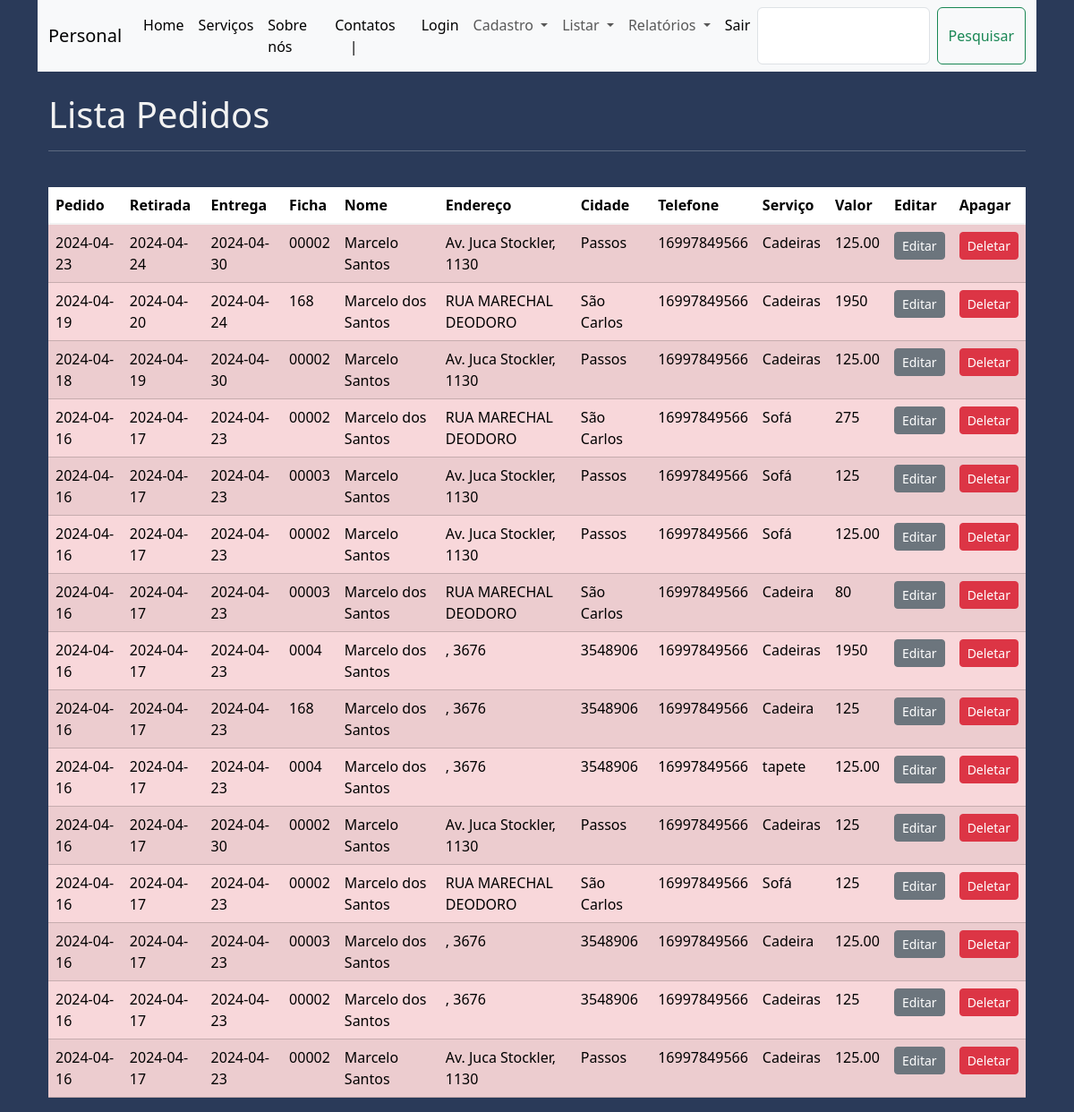
The app's page /listar_pedidos (signed in) with its own data.
### app.py (models this page shows)
class Product(db.Model):
    __tablename__ = "pedido"
    id_pedido = db.Column(db.Integer, primary_key=True)
    data_pedido = db.Column(db.String(30))
    data_retirada = db.Column(db.String(30))
    data_entrega = db.Column(db.String(30))
    id_ficha = db.Column(db. String(30))
    nome = db.Column(db.String(200), nullable=False)
    endereco = db.Column(db.String(250))
    cidade = db.Column(db.String(50))
    telefone = db.Column(db.String(100), nullable=False)
    servico = db.Column(db.String(100))
    valor = db.Column(db.String(30))
    status = db.Column(db.String(30))
    deletar = db.Column(db.String(5))

### app.py (the view)
@app.route("/listar_pedidos", methods=['GET', 'POST'])
def listar_pedidos():
    if request.method == "POST":
        termo = request.form["pesquisa"]
        resultado = db.session.execute(
            db.select(Product)
            .filter(
                ((Product.data_pedido.like(f'%{termo}%')) |
                 (Product.data_retirada.like(f'%{termo}%')) |
                 (Product.data_entrega.like(f'%{termo}%')) |
                 (Product.id_ficha.like(f'%{termo}%')) |
                 (Product.nome.like(f'%{termo}%')) |
                 (Product.endereco.like(f'%{termo}%')) |
                 (Product.cidade.like(f'%{termo}%')) |
                 (Product.telefone.like(f'%{termo}%')) |
                 (Product.servico.like(f'%{termo}%')) |
                 (Product.valor.like(f'%{termo}%')) |
                 (Product.status.like(f'%{termo}%'))) &
                (Product.deletar != "0")
            )
            .order_by(desc(Product.data_pedido))  # Ordena por data_pedido do mais recente para o mais antigo
        ).scalars()
        return render_template('pedidos.html', pedidos=resultado)
    else:
        pedidos = db.session.execute(
            db.select(Product)
            .filter(Product.deletar == "1")
            .order_by(desc(Product.data_pedido))  # Ordena por data_pedido do mais recente para o mais antigo
        ).scalars()
        return render_template('pedidos.html', pedidos=pedidos)

### app.py (called while the page is built)
@app.before_request
def verificar_autenticacao():
    endpoints_protegidos = ["/cadastrar_pedido",
                            "/listar_pedidos",
                            "/cadastrar_despesas",
                            "/listar_despesas",
                            "/search_e",
                            "/search_p",
                            "/search_r",
                            "/search_d",]
    if request.path in endpoints_protegidos:
        if not session.get('logged_in'):
            return redirect("/erro_pagina_403")

### templates/pedidos.html (shortened to what this page needs)
{% extends 'base.html' %}
{% block pesquisa %}
<form class="d-flex" role="search" action="{{url_for('listar_pedidos')}}" method="post">
    <input class="form-control me-2" type="search" aria-label="Search" name="pesquisa">
    <button class="btn btn-outline-success" type="submit">Pesquisar</button>
</form>
{% endblock %}
{% block main %}
<div class="container">
    <br>
    <div>
        <h1>Lista Pedidos</h1>
    <hr>
    <br>
    </div>
    <table class="table table-striped">
        <thead>
            <tr>
                <th>Pedido</th>
                <th>Retirada</th>
                <th>Entrega</th>
                <th>Ficha</th>
                <th>Nome</th>
                <th>Endereço</th>
                <th>Cidade</th>
                <th>Telefone</th>
                <th>Serviço</th>
                <th>Valor</th>
                <th>Editar</th>
                <th>Apagar</th>
            </tr>
        </thead>
        <tbody class="table-group-divider">
            {% for pedido in pedidos %}
            <tr {% if pedido.data_retirada==""%}class="table-success" {% endif %}
            {% if pedido.status=="devedor" or pedido.status=="Devedor" %}class="table-danger"{% endif %}>
                <td>{{ pedido.data_pedido }}</td>
                <td>{{ pedido.data_retirada }}</td>
                <td>{{ pedido.data_entrega }}</td>
                <td>{{ pedido.id_ficha }}</td>
                <td>{{ pedido.nome }}</td>
                <td>{{ pedido.endereco }}</td>
                <td>{{ pedido.cidade }}</td>
                <td>{{ pedido.telefone }}</td>
                <td>{{ pedido.servico }}</td>
                <td>{{ pedido.valor }}</td>
                <td><a href="{{ url_for('editar_pedido', id_pedido=pedido.id_pedido)}}"
                        class="btn btn-secondary btn-sm">Editar</a>
                </td>
                <td><a href="{{ url_for('deletar_pedido', id_pedido=pedido.id_pedido)}}"
                        onclick="return confirm('Deseja realmente deletar esse pedido?')"
                        class="btn btn-danger btn-sm">Deletar</a></td>
            </tr>
            {% endfor %}
        </tbody>
    </table>
</div>
{% endblock %}

### templates/base.html (shortened to what this page needs)
<!DOCTYPE html>
<html lang="pt-BR">
<head>
  <link rel="stylesheet" href="{{ url_for('static', filename='css/bootstrap.min.css') }}">
  <link rel="stylesheet" href="static/css/css.css" class="css">
</head>
<body>
  <div class="container">
    <nav class="navbar sticky-top navbar-expand-lg bg-body-tertiary">
      <div class="container-fluid">
        <a class="navbar-brand" href="{{ url_for('home') }}">Personal</a>
        <div class="collapse navbar-collapse" id="navbarSupportedContent">
          <ul class="navbar-nav me-auto mb-2 mb-lg-0">
            <li class="nav-item">
              <a class="nav-link active" aria-current="page" href="{{ url_for('home') }}">Home</a>
            </li>
            <li class="nav-item">
              <a class="nav-link active" aria-current="page" href="{{ url_for('servicos') }}">Serviços</a>
            </li>
            <li class="nav-item">
              <a class="nav-link active" aria-current="page" href="{{ url_for('sobre_nos') }}">Sobre nós</a>
            </li>
            <li class="nav-item">
              <a class="nav-link active" aria-current="page" href="{{ url_for('contatos') }}">Contatos
                &nbsp&nbsp&nbsp&nbsp|&nbsp</a>
            </li>
            <li class="nav-item">
              <a class="nav-link active" aria-current="page" href="{{ url_for('login') }}">Login</a>
            </li>
            <li class="nav-item dropdown">
              <a class="nav-link dropdown-toggle" href="#" role="button" data-bs-toggle="dropdown"
                aria-expanded="false">
                Cadastro
              </a>
            </li>
            <li class="nav-item dropdown">
              <a class="nav-link dropdown-toggle" href="#" role="button" data-bs-toggle="dropdown"
                aria-expanded="false">
                Listar
              </a>
            </li>
            <li class="nav-item dropdown">
              <a class="nav-link dropdown-toggle" href="#" role="button" data-bs-toggle="dropdown"
                aria-expanded="false">
                Relatórios
              </a>
            </li>
            <li class="nav-item">
              <a class="nav-link active" aria-current="page" href="{{ url_for('logout') }}">Sair</a>
            </li>
            {% block pesquisa %}
            {% endblock %}
          </ul>
        </div>
      </div>
    </nav>
    <main>
      {% block main %}
      {% endblock %}
    </main>
  </div>
</body>
</html>

### static/css/css.css (style rules this page uses)
body { background-color: #2A3A59; color: #F2F2F2; }

### records on screen
Product: data_pedido "2024-04-23", data_retirada "2024-04-24", data_entrega "2024-04-30", id_ficha "00002", nome "Marcelo Santos", endereco "Av. Juca Stockler, 1130", cidade "Passos", telefone "16997849566", servico "Cadeiras", valor "125.00"
Product: data_pedido "2024-04-19", data_retirada "2024-04-20", data_entrega "2024-04-24", id_ficha "168", nome "Marcelo dos Santos", endereco "RUA MARECHAL DEODORO", cidade "São Carlos", telefone "16997849566", servico "Cadeiras", valor "1950"
Product: data_pedido "2024-04-18", data_retirada "2024-04-19", data_entrega "2024-04-30", id_ficha "00002", nome "Marcelo Santos", endereco "Av. Juca Stockler, 1130", cidade "Passos", telefone "16997849566", servico "Cadeiras", valor "125.00"
Product: data_pedido "2024-04-16", data_retirada "2024-04-17", data_entrega "2024-04-23", id_ficha "00002", nome "Marcelo dos Santos", endereco "RUA MARECHAL DEODORO", cidade "São Carlos", telefone "16997849566", servico "Sofá", valor "275"
Product: data_pedido "2024-04-16", data_retirada "2024-04-17", data_entrega "2024-04-23", id_ficha "00003", nome "Marcelo Santos", endereco "Av. Juca Stockler, 1130", cidade "Passos", telefone "16997849566", servico "Sofá", valor "125"
Product: data_pedido "2024-04-16", data_retirada "2024-04-17", data_entrega "2024-04-23", id_ficha "00002", nome "Marcelo Santos", endereco "Av. Juca Stockler, 1130", cidade "Passos", telefone "16997849566", servico "Sofá", valor "125.00"
Product: data_pedido "2024-04-16", data_retirada "2024-04-17", data_entrega "2024-04-23", id_ficha "00003", nome "Marcelo dos Santos", endereco "RUA MARECHAL DEODORO", cidade "São Carlos", telefone "16997849566", servico "Cadeira", valor "80"
Product: data_pedido "2024-04-16", data_retirada "2024-04-17", data_entrega "2024-04-23", id_ficha "0004", nome "Marcelo dos Santos", endereco ", 3676", cidade "3548906", telefone "16997849566", servico "Cadeiras", valor "1950"
Product: data_pedido "2024-04-16", data_retirada "2024-04-17", data_entrega "2024-04-23", id_ficha "168", nome "Marcelo dos Santos", endereco ", 3676", cidade "3548906", telefone "16997849566", servico "Cadeira", valor "125"
Product: data_pedido "2024-04-16", data_retirada "2024-04-17", data_entrega "2024-04-23", id_ficha "0004", nome "Marcelo dos Santos", endereco ", 3676", cidade "3548906", telefone "16997849566", servico "tapete", valor "125.00"
Product: data_pedido "2024-04-16", data_retirada "2024-04-17", data_entrega "2024-04-30", id_ficha "00002", nome "Marcelo Santos", endereco "Av. Juca Stockler, 1130", cidade "Passos", telefone "16997849566", servico "Cadeiras", valor "125"
Product: data_pedido "2024-04-16", data_retirada "2024-04-17", data_entrega "2024-04-23", id_ficha "00002", nome "Marcelo dos Santos", endereco "RUA MARECHAL DEODORO", cidade "São Carlos", telefone "16997849566", servico "Sofá", valor "125"
Product: data_pedido "2024-04-16", data_retirada "2024-04-17", data_entrega "2024-04-23", id_ficha "00003", nome "Marcelo dos Santos", endereco ", 3676", cidade "3548906", telefone "16997849566", servico "Cadeira", valor "125.00"
Product: data_pedido "2024-04-16", data_retirada "2024-04-17", data_entrega "2024-04-23", id_ficha "00002", nome "Marcelo dos Santos", endereco ", 3676", cidade "3548906", telefone "16997849566", servico "Cadeiras", valor "125"
Product: data_pedido "2024-04-16", data_retirada "2024-04-17", data_entrega "2024-04-23", id_ficha "00002", nome "Marcelo Santos", endereco "Av. Juca Stockler, 1130", cidade "Passos", telefone "16997849566", servico "Cadeiras", valor "125.00"
